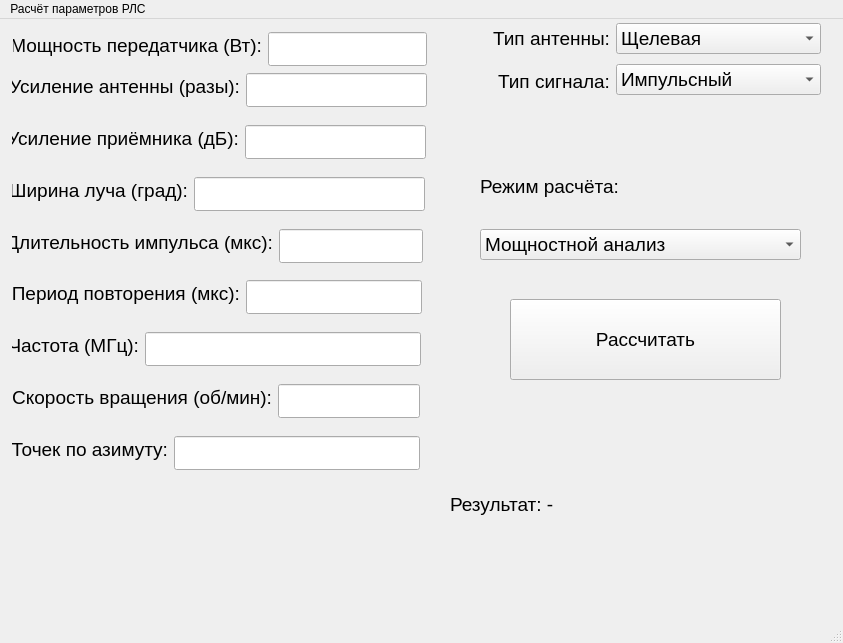
<?xml version="1.0" encoding="UTF-8"?>
<ui version="4.0">
 <class>MainWindow</class>
 <widget class="QMainWindow" name="MainWindow">
  <property name="geometry">
   <rect>
    <x>0</x>
    <y>0</y>
    <width>843</width>
    <height>643</height>
   </rect>
  </property>
  <property name="windowTitle">
   <string>MainWindow</string>
  </property>
  <widget class="QWidget" name="centralwidget">
   <widget class="QPushButton" name="btnCalculate">
    <property name="geometry">
     <rect>
      <x>510</x>
      <y>280</y>
      <width>271</width>
      <height>81</height>
     </rect>
    </property>
    <property name="font">
     <font>
      <pointsize>14</pointsize>
     </font>
    </property>
    <property name="text">
     <string>Рассчитать</string>
    </property>
   </widget>
   <widget class="QLabel" name="labelResult">
    <property name="geometry">
     <rect>
      <x>450</x>
      <y>380</y>
      <width>371</width>
      <height>211</height>
     </rect>
    </property>
    <property name="font">
     <font>
      <pointsize>14</pointsize>
     </font>
    </property>
    <property name="layoutDirection">
     <enum>Qt::LayoutDirection::LeftToRight</enum>
    </property>
    <property name="text">
     <string>Результат: -</string>
    </property>
    <property name="wordWrap">
     <bool>true</bool>
    </property>
   </widget>
   <widget class="QWidget" name="layoutWidget">
    <property name="geometry">
     <rect>
      <x>460</x>
      <y>0</y>
      <width>361</width>
      <height>81</height>
     </rect>
    </property>
    <layout class="QHBoxLayout" name="horizontalLayout_3">
     <item>
      <layout class="QVBoxLayout" name="verticalLayout_6">
       <item>
        <widget class="QLabel" name="label_10">
         <property name="font">
          <font>
           <pointsize>14</pointsize>
          </font>
         </property>
         <property name="text">
          <string>Тип антенны:</string>
         </property>
         <property name="alignment">
          <set>Qt::AlignmentFlag::AlignRight|Qt::AlignmentFlag::AlignTrailing|Qt::AlignmentFlag::AlignVCenter</set>
         </property>
        </widget>
       </item>
       <item>
        <widget class="QLabel" name="label_11">
         <property name="font">
          <font>
           <pointsize>14</pointsize>
          </font>
         </property>
         <property name="text">
          <string>Тип сигнала:</string>
         </property>
         <property name="alignment">
          <set>Qt::AlignmentFlag::AlignRight|Qt::AlignmentFlag::AlignTrailing|Qt::AlignmentFlag::AlignVCenter</set>
         </property>
        </widget>
       </item>
      </layout>
     </item>
     <item>
      <layout class="QVBoxLayout" name="verticalLayout_5">
       <item>
        <widget class="QComboBox" name="antennaBox">
         <property name="font">
          <font>
           <pointsize>14</pointsize>
          </font>
         </property>
         <item>
          <property name="text">
           <string>Щелевая</string>
          </property>
         </item>
         <item>
          <property name="text">
           <string>Зеркальная</string>
          </property>
         </item>
        </widget>
       </item>
       <item>
        <widget class="QComboBox" name="signalModeBox">
         <property name="font">
          <font>
           <pointsize>14</pointsize>
          </font>
         </property>
         <item>
          <property name="text">
           <string>Импульсный</string>
          </property>
         </item>
         <item>
          <property name="text">
           <string>Квазинепрерывный</string>
          </property>
         </item>
        </widget>
       </item>
      </layout>
     </item>
    </layout>
   </widget>
   <widget class="QWidget" name="layoutWidget">
    <property name="geometry">
     <rect>
      <x>480</x>
      <y>130</y>
      <width>321</width>
      <height>111</height>
     </rect>
    </property>
    <layout class="QVBoxLayout" name="verticalLayout_3">
     <item>
      <widget class="QLabel" name="label_18">
       <property name="font">
        <font>
         <pointsize>14</pointsize>
        </font>
       </property>
       <property name="text">
        <string>Режим расчёта:</string>
       </property>
       <property name="alignment">
        <set>Qt::AlignmentFlag::AlignLeading|Qt::AlignmentFlag::AlignLeft|Qt::AlignmentFlag::AlignVCenter</set>
       </property>
      </widget>
     </item>
     <item>
      <widget class="QComboBox" name="modeBox">
       <property name="font">
        <font>
         <pointsize>14</pointsize>
        </font>
       </property>
       <item>
        <property name="text">
         <string>Мощностной анализ</string>
        </property>
       </item>
       <item>
        <property name="text">
         <string>Временной анализ</string>
        </property>
       </item>
       <item>
        <property name="text">
         <string>Комбинированный анализ</string>
        </property>
       </item>
      </widget>
     </item>
    </layout>
   </widget>
   <widget class="QWidget" name="">
    <property name="geometry">
     <rect>
      <x>11</x>
      <y>1</y>
      <width>421</width>
      <height>461</height>
     </rect>
    </property>
    <layout class="QVBoxLayout" name="verticalLayout">
     <item>
      <widget class="QWidget" name="containerPower" native="true">
       <property name="font">
        <font>
         <pointsize>14</pointsize>
         <stylestrategy>PreferAntialias</stylestrategy>
        </font>
       </property>
       <property name="acceptDrops">
        <bool>false</bool>
       </property>
       <property name="layoutDirection">
        <enum>Qt::LayoutDirection::LeftToRight</enum>
       </property>
       <property name="autoFillBackground">
        <bool>false</bool>
       </property>
       <widget class="QLineEdit" name="lePt">
        <property name="geometry">
         <rect>
          <x>257</x>
          <y>12</y>
          <width>159</width>
          <height>34</height>
         </rect>
        </property>
        <property name="font">
         <font>
          <pointsize>14</pointsize>
          <stylestrategy>PreferAntialias</stylestrategy>
         </font>
        </property>
       </widget>
       <widget class="QLabel" name="label">
        <property name="geometry">
         <rect>
          <x>2</x>
          <y>12</y>
          <width>249</width>
          <height>26</height>
         </rect>
        </property>
        <property name="font">
         <font>
          <pointsize>14</pointsize>
          <stylestrategy>PreferAntialias</stylestrategy>
         </font>
        </property>
        <property name="text">
         <string>Мощность передатчика (Вт):</string>
        </property>
        <property name="alignment">
         <set>Qt::AlignmentFlag::AlignRight|Qt::AlignmentFlag::AlignTrailing|Qt::AlignmentFlag::AlignVCenter</set>
        </property>
       </widget>
      </widget>
     </item>
     <item>
      <widget class="QWidget" name="containerGainAntenna" native="true">
       <property name="font">
        <font>
         <pointsize>14</pointsize>
         <stylestrategy>PreferAntialias</stylestrategy>
        </font>
       </property>
       <property name="acceptDrops">
        <bool>false</bool>
       </property>
       <property name="layoutDirection">
        <enum>Qt::LayoutDirection::LeftToRight</enum>
       </property>
       <property name="autoFillBackground">
        <bool>false</bool>
       </property>
       <widget class="QLabel" name="label_2">
        <property name="geometry">
         <rect>
          <x>1</x>
          <y>1</y>
          <width>228</width>
          <height>26</height>
         </rect>
        </property>
        <property name="font">
         <font>
          <pointsize>14</pointsize>
          <stylestrategy>PreferAntialias</stylestrategy>
         </font>
        </property>
        <property name="text">
         <string>Усиление антенны (разы):</string>
        </property>
        <property name="alignment">
         <set>Qt::AlignmentFlag::AlignRight|Qt::AlignmentFlag::AlignTrailing|Qt::AlignmentFlag::AlignVCenter</set>
        </property>
       </widget>
       <widget class="QLineEdit" name="leGainAntenna">
        <property name="geometry">
         <rect>
          <x>235</x>
          <y>1</y>
          <width>181</width>
          <height>34</height>
         </rect>
        </property>
        <property name="font">
         <font>
          <pointsize>14</pointsize>
          <stylestrategy>PreferAntialias</stylestrategy>
         </font>
        </property>
       </widget>
      </widget>
     </item>
     <item>
      <widget class="QWidget" name="containerGainRx" native="true">
       <property name="font">
        <font>
         <pointsize>14</pointsize>
         <stylestrategy>PreferAntialias</stylestrategy>
        </font>
       </property>
       <property name="acceptDrops">
        <bool>false</bool>
       </property>
       <property name="layoutDirection">
        <enum>Qt::LayoutDirection::LeftToRight</enum>
       </property>
       <property name="autoFillBackground">
        <bool>false</bool>
       </property>
       <widget class="QLineEdit" name="leGainRx">
        <property name="geometry">
         <rect>
          <x>234</x>
          <y>1</y>
          <width>181</width>
          <height>34</height>
         </rect>
        </property>
        <property name="font">
         <font>
          <pointsize>14</pointsize>
          <stylestrategy>PreferAntialias</stylestrategy>
         </font>
        </property>
       </widget>
       <widget class="QLabel" name="label_3">
        <property name="geometry">
         <rect>
          <x>1</x>
          <y>1</y>
          <width>227</width>
          <height>26</height>
         </rect>
        </property>
        <property name="font">
         <font>
          <pointsize>14</pointsize>
          <stylestrategy>PreferAntialias</stylestrategy>
         </font>
        </property>
        <property name="text">
         <string>Усиление приёмника (дБ):</string>
        </property>
        <property name="alignment">
         <set>Qt::AlignmentFlag::AlignRight|Qt::AlignmentFlag::AlignTrailing|Qt::AlignmentFlag::AlignVCenter</set>
        </property>
       </widget>
      </widget>
     </item>
     <item>
      <widget class="QWidget" name="containerBeamwidth" native="true">
       <property name="font">
        <font>
         <pointsize>14</pointsize>
         <stylestrategy>PreferAntialias</stylestrategy>
        </font>
       </property>
       <property name="acceptDrops">
        <bool>false</bool>
       </property>
       <property name="layoutDirection">
        <enum>Qt::LayoutDirection::LeftToRight</enum>
       </property>
       <property name="autoFillBackground">
        <bool>false</bool>
       </property>
       <widget class="QLineEdit" name="leBeamwidth">
        <property name="geometry">
         <rect>
          <x>183</x>
          <y>1</y>
          <width>231</width>
          <height>34</height>
         </rect>
        </property>
        <property name="font">
         <font>
          <pointsize>14</pointsize>
          <stylestrategy>PreferAntialias</stylestrategy>
         </font>
        </property>
       </widget>
       <widget class="QLabel" name="label_4">
        <property name="geometry">
         <rect>
          <x>1</x>
          <y>1</y>
          <width>176</width>
          <height>26</height>
         </rect>
        </property>
        <property name="font">
         <font>
          <pointsize>14</pointsize>
          <stylestrategy>PreferAntialias</stylestrategy>
         </font>
        </property>
        <property name="text">
         <string>Ширина луча (град):</string>
        </property>
        <property name="alignment">
         <set>Qt::AlignmentFlag::AlignRight|Qt::AlignmentFlag::AlignTrailing|Qt::AlignmentFlag::AlignVCenter</set>
        </property>
       </widget>
      </widget>
     </item>
     <item>
      <widget class="QWidget" name="containerTau" native="true">
       <property name="font">
        <font>
         <pointsize>14</pointsize>
         <stylestrategy>PreferAntialias</stylestrategy>
        </font>
       </property>
       <property name="acceptDrops">
        <bool>false</bool>
       </property>
       <property name="layoutDirection">
        <enum>Qt::LayoutDirection::LeftToRight</enum>
       </property>
       <property name="autoFillBackground">
        <bool>false</bool>
       </property>
       <widget class="QLineEdit" name="leTau">
        <property name="geometry">
         <rect>
          <x>268</x>
          <y>1</y>
          <width>144</width>
          <height>34</height>
         </rect>
        </property>
        <property name="font">
         <font>
          <pointsize>14</pointsize>
          <stylestrategy>PreferAntialias</stylestrategy>
         </font>
        </property>
       </widget>
       <widget class="QLabel" name="label_5">
        <property name="geometry">
         <rect>
          <x>1</x>
          <y>1</y>
          <width>261</width>
          <height>26</height>
         </rect>
        </property>
        <property name="font">
         <font>
          <pointsize>14</pointsize>
          <stylestrategy>PreferAntialias</stylestrategy>
         </font>
        </property>
        <property name="text">
         <string>Длительность импульса (мкс):</string>
        </property>
        <property name="alignment">
         <set>Qt::AlignmentFlag::AlignRight|Qt::AlignmentFlag::AlignTrailing|Qt::AlignmentFlag::AlignVCenter</set>
        </property>
       </widget>
      </widget>
     </item>
     <item>
      <widget class="QWidget" name="containerPeriod" native="true">
       <property name="font">
        <font>
         <pointsize>14</pointsize>
         <stylestrategy>PreferAntialias</stylestrategy>
        </font>
       </property>
       <property name="acceptDrops">
        <bool>false</bool>
       </property>
       <property name="layoutDirection">
        <enum>Qt::LayoutDirection::LeftToRight</enum>
       </property>
       <property name="autoFillBackground">
        <bool>false</bool>
       </property>
       <widget class="QLabel" name="label_6">
        <property name="geometry">
         <rect>
          <x>1</x>
          <y>1</y>
          <width>228</width>
          <height>26</height>
         </rect>
        </property>
        <property name="font">
         <font>
          <pointsize>14</pointsize>
          <stylestrategy>PreferAntialias</stylestrategy>
         </font>
        </property>
        <property name="text">
         <string>Период повторения (мкс):</string>
        </property>
        <property name="alignment">
         <set>Qt::AlignmentFlag::AlignRight|Qt::AlignmentFlag::AlignTrailing|Qt::AlignmentFlag::AlignVCenter</set>
        </property>
       </widget>
       <widget class="QLineEdit" name="lePeriod">
        <property name="geometry">
         <rect>
          <x>235</x>
          <y>1</y>
          <width>176</width>
          <height>34</height>
         </rect>
        </property>
        <property name="font">
         <font>
          <pointsize>14</pointsize>
          <stylestrategy>PreferAntialias</stylestrategy>
         </font>
        </property>
       </widget>
      </widget>
     </item>
     <item>
      <widget class="QWidget" name="containerFreq" native="true">
       <property name="font">
        <font>
         <pointsize>14</pointsize>
         <stylestrategy>PreferAntialias</stylestrategy>
        </font>
       </property>
       <property name="acceptDrops">
        <bool>false</bool>
       </property>
       <property name="layoutDirection">
        <enum>Qt::LayoutDirection::LeftToRight</enum>
       </property>
       <property name="autoFillBackground">
        <bool>false</bool>
       </property>
       <widget class="QLineEdit" name="leFrequency">
        <property name="geometry">
         <rect>
          <x>134</x>
          <y>1</y>
          <width>276</width>
          <height>34</height>
         </rect>
        </property>
        <property name="font">
         <font>
          <pointsize>14</pointsize>
          <stylestrategy>PreferAntialias</stylestrategy>
         </font>
        </property>
       </widget>
       <widget class="QLabel" name="label_17">
        <property name="geometry">
         <rect>
          <x>1</x>
          <y>1</y>
          <width>127</width>
          <height>26</height>
         </rect>
        </property>
        <property name="font">
         <font>
          <pointsize>14</pointsize>
          <stylestrategy>PreferAntialias</stylestrategy>
         </font>
        </property>
        <property name="text">
         <string>Частота (МГц):</string>
        </property>
        <property name="alignment">
         <set>Qt::AlignmentFlag::AlignRight|Qt::AlignmentFlag::AlignTrailing|Qt::AlignmentFlag::AlignVCenter</set>
        </property>
       </widget>
      </widget>
     </item>
     <item>
      <widget class="QWidget" name="containerRPM" native="true">
       <property name="font">
        <font>
         <pointsize>14</pointsize>
         <stylestrategy>PreferAntialias</stylestrategy>
        </font>
       </property>
       <property name="acceptDrops">
        <bool>false</bool>
       </property>
       <property name="layoutDirection">
        <enum>Qt::LayoutDirection::LeftToRight</enum>
       </property>
       <property name="autoFillBackground">
        <bool>false</bool>
       </property>
       <widget class="QLineEdit" name="leRotationSpeed">
        <property name="geometry">
         <rect>
          <x>267</x>
          <y>1</y>
          <width>142</width>
          <height>34</height>
         </rect>
        </property>
        <property name="font">
         <font>
          <pointsize>14</pointsize>
          <stylestrategy>PreferAntialias</stylestrategy>
         </font>
        </property>
       </widget>
       <widget class="QLabel" name="label_7">
        <property name="geometry">
         <rect>
          <x>1</x>
          <y>1</y>
          <width>260</width>
          <height>26</height>
         </rect>
        </property>
        <property name="font">
         <font>
          <pointsize>14</pointsize>
          <stylestrategy>PreferAntialias</stylestrategy>
         </font>
        </property>
        <property name="text">
         <string>Скорость вращения (об/мин):</string>
        </property>
        <property name="alignment">
         <set>Qt::AlignmentFlag::AlignRight|Qt::AlignmentFlag::AlignTrailing|Qt::AlignmentFlag::AlignVCenter</set>
        </property>
       </widget>
      </widget>
     </item>
     <item>
      <widget class="QWidget" name="containerAzimuth" native="true">
       <property name="font">
        <font>
         <pointsize>14</pointsize>
         <stylestrategy>PreferAntialias</stylestrategy>
        </font>
       </property>
       <property name="acceptDrops">
        <bool>false</bool>
       </property>
       <property name="layoutDirection">
        <enum>Qt::LayoutDirection::LeftToRight</enum>
       </property>
       <property name="autoFillBackground">
        <bool>false</bool>
       </property>
       <widget class="QLabel" name="label_8">
        <property name="geometry">
         <rect>
          <x>1</x>
          <y>1</y>
          <width>156</width>
          <height>26</height>
         </rect>
        </property>
        <property name="font">
         <font>
          <pointsize>14</pointsize>
          <stylestrategy>PreferAntialias</stylestrategy>
         </font>
        </property>
        <property name="text">
         <string>Точек по азимуту:</string>
        </property>
        <property name="alignment">
         <set>Qt::AlignmentFlag::AlignRight|Qt::AlignmentFlag::AlignTrailing|Qt::AlignmentFlag::AlignVCenter</set>
        </property>
       </widget>
       <widget class="QLineEdit" name="leAzimuthPoints">
        <property name="geometry">
         <rect>
          <x>163</x>
          <y>1</y>
          <width>246</width>
          <height>34</height>
         </rect>
        </property>
        <property name="font">
         <font>
          <pointsize>14</pointsize>
          <stylestrategy>PreferAntialias</stylestrategy>
         </font>
        </property>
       </widget>
      </widget>
     </item>
    </layout>
   </widget>
  </widget>
  <widget class="QMenuBar" name="menubar">
   <property name="geometry">
    <rect>
     <x>0</x>
     <y>0</y>
     <width>843</width>
     <height>21</height>
    </rect>
   </property>
   <widget class="QMenu" name="menu">
    <property name="title">
     <string>Расчёт параметров РЛС</string>
    </property>
   </widget>
   <addaction name="menu"/>
  </widget>
  <widget class="QStatusBar" name="statusbar"/>
 </widget>
 <resources/>
 <connections/>
</ui>
